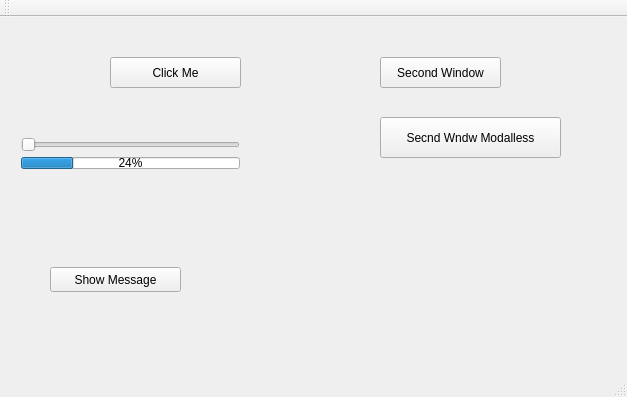
<?xml version="1.0" encoding="UTF-8"?>
<ui version="4.0">
 <class>MainWindow</class>
 <widget class="QMainWindow" name="MainWindow">
  <property name="geometry">
   <rect>
    <x>0</x>
    <y>0</y>
    <width>627</width>
    <height>397</height>
   </rect>
  </property>
  <property name="windowTitle">
   <string>MainWindow</string>
  </property>
  <widget class="QWidget" name="centralWidget">
   <widget class="QPushButton" name="pushButton">
    <property name="geometry">
     <rect>
      <x>110</x>
      <y>40</y>
      <width>131</width>
      <height>31</height>
     </rect>
    </property>
    <property name="text">
     <string>Click Me</string>
    </property>
   </widget>
   <widget class="QWidget" name="layoutWidget">
    <property name="geometry">
     <rect>
      <x>10</x>
      <y>110</y>
      <width>241</width>
      <height>71</height>
     </rect>
    </property>
    <layout class="QVBoxLayout" name="verticalLayout">
     <item>
      <widget class="QSlider" name="horizontalSlider">
       <property name="orientation">
        <enum>Qt::Horizontal</enum>
       </property>
      </widget>
     </item>
     <item>
      <widget class="QProgressBar" name="progressBar">
       <property name="value">
        <number>24</number>
       </property>
      </widget>
     </item>
     <item>
      <widget class="QLabel" name="label">
       <property name="text">
        <string/>
       </property>
      </widget>
     </item>
    </layout>
   </widget>
   <widget class="QPushButton" name="pushButton_2">
    <property name="geometry">
     <rect>
      <x>50</x>
      <y>250</y>
      <width>131</width>
      <height>25</height>
     </rect>
    </property>
    <property name="text">
     <string>Show Message</string>
    </property>
   </widget>
   <widget class="QPushButton" name="pushButton_3">
    <property name="geometry">
     <rect>
      <x>380</x>
      <y>40</y>
      <width>121</width>
      <height>31</height>
     </rect>
    </property>
    <property name="text">
     <string>Second Window</string>
    </property>
   </widget>
   <widget class="QPushButton" name="pushButton_4">
    <property name="geometry">
     <rect>
      <x>380</x>
      <y>100</y>
      <width>181</width>
      <height>41</height>
     </rect>
    </property>
    <property name="text">
     <string>Secnd Wndw Modalless</string>
    </property>
   </widget>
  </widget>
  <widget class="QMenuBar" name="menuBar">
   <property name="geometry">
    <rect>
     <x>0</x>
     <y>0</y>
     <width>627</width>
     <height>22</height>
    </rect>
   </property>
  </widget>
  <widget class="QToolBar" name="mainToolBar">
   <attribute name="toolBarArea">
    <enum>TopToolBarArea</enum>
   </attribute>
   <attribute name="toolBarBreak">
    <bool>false</bool>
   </attribute>
  </widget>
  <widget class="QStatusBar" name="statusBar"/>
 </widget>
 <layoutdefault spacing="6" margin="11"/>
 <resources/>
 <connections/>
</ui>
